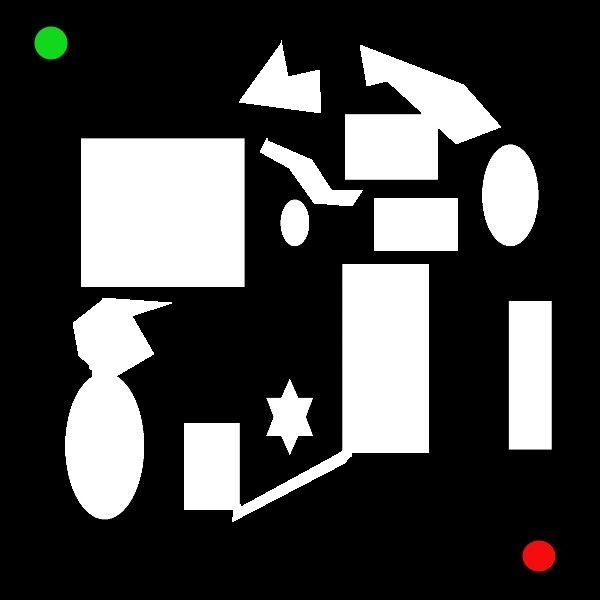
//> input picture rrt_connect_2.png, 600 x 600 px
$ ./rrt_star_connect   (built with g++ and OpenCV 4)
//> lines starting //> are read from the running program, lines starting //| are printed output that depends on the picture; after the words box and inside, x2 and y2 are one past the last pixel; in counts of white or black regions, pixels touching at a corner belong together
#include "opencv2/core/core.hpp"
#include "opencv2/imgproc/imgproc.hpp"
#include "opencv2/highgui/highgui.hpp"
#include <bits/stdc++.h>

using namespace cv;
using namespace std;

int connected=0;
int state=1;
int sub_state=0;
float step_size=5.0;
float circle_radius_1=20.0;
float circle_radius_2=5.0;

struct point{
  int x,y;
};

point path_points_start[500];
int pathcount_start=0;
point path_points_end[500];
int pathcount_end=0;

struct node{
  point loc;
  node* parent;
  float cost;
};

node start_nodes[10000];
int nodecount_start=0;
node end_nodes[10000];
int nodecount_end=0;

float dist(point p1, point p2){
  int x1=p1.x, y1=p1.y, x2=p2.x, y2=p2.y;

  float distance=sqrt(pow(x1-x2,2)+pow(y1-y2,2));
  return distance;
}

int nearest_node(node rand){
  float min=999.0;
  int index;

  if(state==1){
    for(int i=0; i<nodecount_start; i++){
      if(dist(rand.loc, start_nodes[i].loc)<min){
        min=dist(rand.loc, start_nodes[i].loc);
        index=i;
      }
    }
  }
  else{
    for(int i=0; i<nodecount_end; i++){
      if(dist(rand.loc, end_nodes[i].loc)<min){
        min=dist(rand.loc, end_nodes[i].loc);
        index=i;
      }
    }
  }
  return index;
}

point step_func(point near, point rand, float size_step){
  int dx=rand.x-near.x, dy=rand.y-near.y;
  float d=sqrt((dx*dx)+(dy*dy));

  point step;

  step.x=(int)(near.x+((size_step)*((float)(dx/d))));
  step.y=(int)(near.y+((size_step)*((float)(dy/d))));

  return step;
}

bool isValid(Mat obst, point near, point step){
  if(obst.at<uchar>(step.y,step.x)==255){
    return false;
  }

  int x1=near.x,x2=step.x;
  if(near.x>step.x){
    x1=step.x;
    x2=near.x;
  }
  if(x1!=x2){
    float m=(float)(step.y-near.y)/(step.x-near.x);
    float c=(float)(near.y)-(near.x*m);
    int j;
    for(int i=x1; i<=x2; i++){
      j=(int)((m*i)+c);
      if(obst.at<uchar>(j,i)==255){
        return false;
      }
    }
  }

  int y1=near.y,y2=step.y;
  if(near.y>step.y){
    y1=step.y;
    y2=near.y;
  }
  if(y1!=y2){
    float m=(float)(step.x-near.x)/(step.y-near.y);
    float c=(float)(near.x)-(near.y*m);
    int j;
    for(int i=y1; i<=y2; i++){
      j=(int)((m*i)+c);
      if(obst.at<uchar>(i,j)==255){
        return false;
      }
    }
  }

  return true;
}

void minimal_cost(Mat obst,node* step){
  float new_cost;
  float min_cost=step->cost;
  int index;
  if(state==1){
    for(int i=0; i<nodecount_start; i++){
      if(dist(start_nodes[i].loc,step->loc)<circle_radius_1&&isValid(obst,start_nodes[i].loc,step->loc)){
        new_cost=dist(start_nodes[i].loc,step->loc)+start_nodes[i].cost;
        if(new_cost<min_cost){
          min_cost=new_cost;
          index=i;
        }
      }
    }
    if(min_cost<step->cost){
      step->parent=&start_nodes[index];
      step->cost=min_cost;
    }
  }
  else{
    for(int i=0; i<nodecount_end; i++){
      if(dist(end_nodes[i].loc,step->loc)<circle_radius_1&&isValid(obst,end_nodes[i].loc,step->loc)){
        new_cost=dist(end_nodes[i].loc,step->loc)+end_nodes[i].cost;
        if(new_cost<min_cost){
          min_cost=new_cost;
          index=i;
        }
      }
    }
    if(min_cost<step->cost){
      step->parent=&end_nodes[index];
      step->cost=min_cost;
    }
  }
}

void rewiring(Mat &image, Mat obst,node* step){
  float new_cost;
  if(state==1){
    for(int i=0; i<nodecount_start; i++){
      if(dist(start_nodes[i].loc,step->loc)<circle_radius_2){
        new_cost=dist(start_nodes[i].loc,step->loc)+(step->cost);
        if(new_cost<start_nodes[i].cost&&isValid(obst,start_nodes[i].loc,step->loc)){
          start_nodes[i].cost=new_cost;
          start_nodes[i].parent=step;
          line(image,Point(start_nodes[i].loc.x,start_nodes[i].loc.y),Point((start_nodes[i].parent->loc).x,(start_nodes[i].parent->loc).y),Scalar(0,255,0),2,8);
        }
      }
    }
  }
  else{
    for(int i=0; i<nodecount_end; i++){
      if(dist(end_nodes[i].loc,step->loc)<circle_radius_2){
        new_cost=dist(end_nodes[i].loc,step->loc)+(step->cost);
        if(new_cost<end_nodes[i].cost&&isValid(obst,end_nodes[i].loc,step->loc)){
          end_nodes[i].cost=new_cost;
          end_nodes[i].parent=step;
          line(image,Point(end_nodes[i].loc.x,end_nodes[i].loc.y),Point((end_nodes[i].parent->loc).x,(end_nodes[i].parent->loc).y),Scalar(0,255,0),2,8);
        }
      }
    }
  }
}

void path(Mat &image, int index_1, int index_2){
  node n1,n2;
  n2=start_nodes[index_1-1];
  n1=*(n2.parent);
  while(n1.parent!=NULL){
    line(image, Point(n1.loc.x,n1.loc.y), Point(n2.loc.x,n2.loc.y), Scalar(255,0,0),2,8);
    n2=n1;
    n1=*(n2.parent);
  }
  n2=end_nodes[index_2-1];
  n1=*(n2.parent);
  while(n1.parent!=NULL){
    line(image, Point(n1.loc.x,n1.loc.y), Point(n2.loc.x,n2.loc.y), Scalar(255,0,0),2,8);
    n2=n1;
    n1=*(n2.parent);
  }
}

void path_points(int index_1, int index_2){

  pathcount_start=0;
  pathcount_end=0;
  node n1,n2;
  float d=20.0;

  n2=start_nodes[index_1-1];
  n1=*(n2.parent);
  path_points_start[pathcount_start++]=n2.loc;
  while(n1.parent!=NULL){
    if(dist(n1.loc,path_points_start[pathcount_start-1])<d){
      n1=*(n1.parent);
    }
    else{
      n2=n1;
      n1=*(n2.parent);
      path_points_start[pathcount_start++]=n2.loc;
    }
  }

  n2=end_nodes[index_2-1];
  n1=*(n2.parent);
  path_points_end[pathcount_end++]=n2.loc;
  while(n1.parent!=NULL){
    if(dist(n1.loc,path_points_end[pathcount_end-1])<d){
      n1=*(n1.parent);
    }
    else{
      n2=n1;
      n1=*(n2.parent);
      path_points_end[pathcount_end++]=n2.loc;
    }
  }


}

void rrt_connect(point p_start, point p_end, Mat &img, Mat obst){

  connected=0;
  state=1;
  sub_state=0;
  nodecount_start=0;
  nodecount_end=0;

  node start_node,end_node,rand_node;
  int index;

  node temp;
  node* step_node=&temp;

  node sub_temp;
  node* sub_step_node=&sub_temp;

  srand(time(NULL));

  start_node.loc.x=p_start.x;
  start_node.loc.y=p_start.y;
  start_node.parent=NULL;
  start_node.cost=0;
  end_node.loc.x=p_end.x;
  end_node.loc.y=p_end.y;
  end_node.parent=NULL;
  end_node.cost=0;

  start_nodes[nodecount_start]=start_node;
  nodecount_start++;
  end_nodes[nodecount_end]=end_node;
  nodecount_end++;

  while(connected!=1){

    sub_state=0;

    if(state==1){

      rand_node.loc.x=rand()%obst.cols;
      rand_node.loc.y=rand()%obst.rows;

      index=nearest_node(rand_node);

      if(dist(start_nodes[index].loc,rand_node.loc)<step_size){
        continue;
      }
      else{
        (step_node->loc)=step_func(start_nodes[index].loc,rand_node.loc,step_size);
      }

      if(isValid(obst,start_nodes[index].loc,step_node->loc)==false){
        continue;
      }
      else{
        step_node->parent=&start_nodes[index];
        step_node->cost=start_nodes[index].cost+step_size;
        minimal_cost(obst,step_node);
        //rewiring(img,obst,step_node);
        start_nodes[nodecount_start]=*step_node;
        nodecount_start++;
      }

      line(img,Point((step_node->loc).x,(step_node->loc).y),Point((step_node->parent->loc).x,(step_node->parent->loc).y),Scalar(0,255,255),1,8);
      imshow("IMAGE",img);
      waitKey(50);

      state=2;

      while(sub_state!=1){

        index=nearest_node(*step_node);

        if(dist(end_nodes[index].loc,step_node->loc)<20.0&&isValid(obst,step_node->loc,end_nodes[index].loc)){
            line(img, Point((step_node->loc).x,(step_node->loc).y), Point(end_nodes[index].loc.x,end_nodes[index].loc.y), Scalar(255,0,0),2,8);
            connected=1;
            sub_state=1;
            std::cout << "DONE" << '\n';
            path(img, nodecount_start, index+1);
            path_points(nodecount_start, index+1);
            continue;
        }
        else{
          (sub_step_node->loc)=step_func(end_nodes[index].loc,step_node->loc,step_size);
        }

        if(isValid(obst,end_nodes[index].loc,sub_step_node->loc)==false){
          sub_state=1;
          continue;
        }
        else{
          sub_step_node->parent=&end_nodes[index];
          sub_step_node->cost=end_nodes[index].cost+step_size;
          minimal_cost(obst,sub_step_node);
          //rewiring(img,obst,sub_step_node);
          end_nodes[nodecount_end]=*sub_step_node;
          nodecount_end++;
        }

        line(img,Point((sub_step_node->loc).x,(sub_step_node->loc).y),Point((sub_step_node->parent->loc).x,(sub_step_node->parent->loc).y),Scalar(0,255,255),1,8);
        imshow("IMAGE",img);
        waitKey(50);
      }

    }

    if(state==2){

      rand_node.loc.x=rand()%obst.cols;
      rand_node.loc.y=rand()%obst.rows;

      index=nearest_node(rand_node);

      if(dist(end_nodes[index].loc,rand_node.loc)<step_size){
        continue;
      }
      else{
        (step_node->loc)=step_func(end_nodes[index].loc,rand_node.loc,step_size);
      }

      if(isValid(obst,end_nodes[index].loc,step_node->loc)==false){
        continue;
      }
      else{
        step_node->parent=&end_nodes[index];
        step_node->cost=end_nodes[index].cost+step_size;
        minimal_cost(obst,step_node);
        //rewiring(img,obst,step_node);
        end_nodes[nodecount_end]=*step_node;
        nodecount_end++;
      }

      line(img,Point((step_node->loc).x,(step_node->loc).y),Point((step_node->parent->loc).x,(step_node->parent->loc).y),Scalar(0,255,255),1,8);
      imshow("IMAGE",img);
      waitKey(50);

      state=1;

      while(sub_state!=1){

        index=nearest_node(*step_node);

        if(dist(start_nodes[index].loc,step_node->loc)<10.0&&isValid(obst,step_node->loc,start_nodes[index].loc)){
            line(img, Point((step_node->loc).x,(step_node->loc).y), Point(start_nodes[index].loc.x,start_nodes[index].loc.y), Scalar(255,0,0),2,8);
            connected=1;
            sub_state=1;
            std::cout << "DONE" << '\n';
            path(img, index+1, nodecount_end);
            path_points(index+1, nodecount_end);
            continue;
        }
        else{
          (sub_step_node->loc)=step_func(start_nodes[index].loc,step_node->loc,step_size);
        }

        if(isValid(obst,start_nodes[index].loc,sub_step_node->loc)==false){
          sub_state=1;
          continue;
        }
        else{
          sub_step_node->parent=&start_nodes[index];
          sub_step_node->cost=start_nodes[index].cost+step_size;
          minimal_cost(obst,sub_step_node);
          //rewiring(img,obst,sub_step_node);
          start_nodes[nodecount_start]=*sub_step_node;
          nodecount_start++;
        }

        line(img,Point((sub_step_node->loc).x,(sub_step_node->loc).y),Point((sub_step_node->parent->loc).x,(sub_step_node->parent->loc).y),Scalar(0,255,255),1,8);
        imshow("IMAGE",img);
        waitKey(50);
      }

    }

  }

  imshow("IMAGE",img);
  waitKey(0);

}

int main(int argc, char const *argv[]) {

    /*-----------------------------------IP---------------------------------*/

    namedWindow("IMAGE",WINDOW_AUTOSIZE);
    Mat img=imread("rrt_connect_2.png",1);
//> img is the input picture: 600 rows x 600 cols, CV_8UC3; mean B, G, R 67.9, 68.3, 68.3
    Mat obst=imread("rrt_connect_2.png",0);
//> obst: 600 rows x 600 cols, CV_8UC1; min 0, max 255, mean 68.5

    Mat start(img.rows,img.cols,CV_8UC3,Scalar(0,0,0));
    Mat end(img.rows,img.cols,CV_8UC3,Scalar(0,0,0));

    for(int i=0;i<img.rows;i++){
      for(int j=0;j<img.cols;j++){
        if(img.at<Vec3b>(i,j)[1]>100&&img.at<Vec3b>(i,j)[2]<100){
          start.at<Vec3b>(i,j)[1]=img.at<Vec3b>(i,j)[1];
        }
        if(img.at<Vec3b>(i,j)[2]>100&&img.at<Vec3b>(i,j)[1]<100){
          end.at<Vec3b>(i,j)[2]=img.at<Vec3b>(i,j)[2];
        }
      }
    }
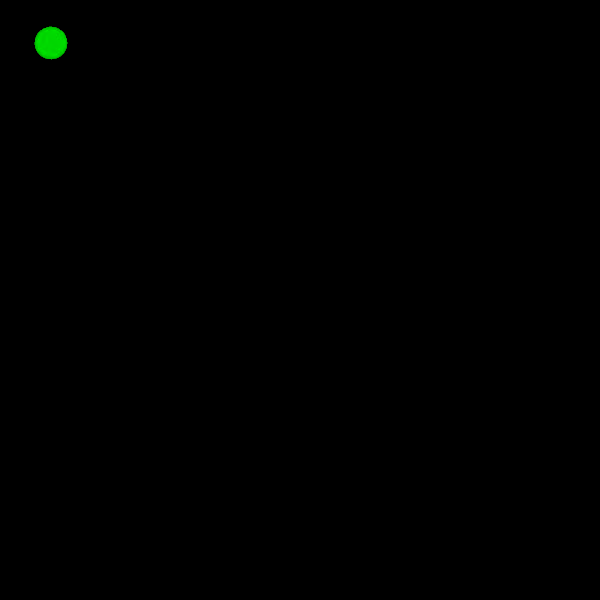
//> start: 600 rows x 600 cols, CV_8UC3; mean B, G, R 0, 0.5, 0

    Mat gray_start;
    cvtColor(start,gray_start,COLOR_BGR2GRAY);
    Mat gray_end;
    cvtColor(end,gray_end,COLOR_BGR2GRAY);

    medianBlur(gray_start,gray_start,5);
//> gray_start: 600 rows x 600 cols, CV_8UC1; min 0, max 130, mean 0.3
    medianBlur(gray_end,gray_end,5);
//> gray_end: 600 rows x 600 cols, CV_8UC1; min 0, max 75, mean 0.2

    vector<Vec3f> circle_start;
    vector<Vec3f> circle_end;

    Canny( gray_start, gray_start, 100, 100*3, 3 );
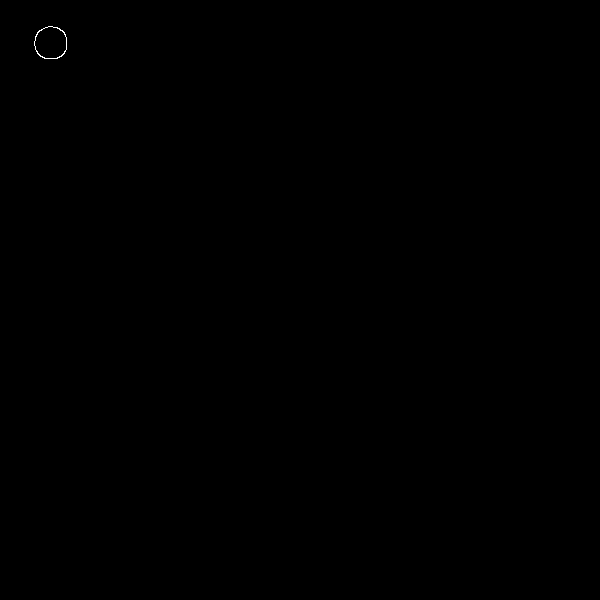
//> gray_start: 600 rows x 600 cols, CV_8UC1; 0.03% white in thin lines or dots, all inside (x1, y1, x2, y2) = (34, 26, 67, 59)
    Canny( gray_end, gray_end, 100, 100*3, 3 );
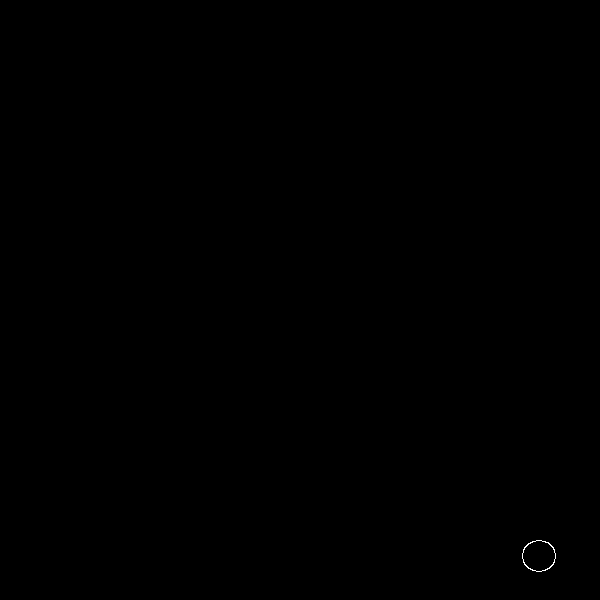
//> gray_end: 600 rows x 600 cols, CV_8UC1; 0.03% white in thin lines or dots, all inside (x1, y1, x2, y2) = (522, 540, 556, 572)

    vector<vector<Point>> contours_start,contours_end;
		vector<Vec4i> hierarchy_start,hierarchy_end;
    findContours(gray_start,contours_start,hierarchy_start,RETR_LIST,CHAIN_APPROX_SIMPLE,Point(0,0));
//> contours_start = 2 contours; box (x1, y1, x2, y2) and area: (34, 26, 67, 59) 844, (34, 26, 67, 59) 819
    findContours(gray_end,contours_end,hierarchy_end,RETR_LIST,CHAIN_APPROX_SIMPLE,Point(0,0));
//> contours_end = 2 contours; box (x1, y1, x2, y2) and area: (522, 540, 556, 572) 810, (522, 540, 556, 572) 780

    drawContours(gray_start,contours_start,-1,255,1,8,hierarchy_start,2,Point(0,0));
    drawContours(gray_end,contours_end,-1,255,1,8,hierarchy_end,2,Point(0,0));

    Moments m_start=moments(gray_start,true);
//> m_start = moments, m00 119, centre m10/m00, m01/m00 = (50.45, 42.67)
		Point p_start(m_start.m10/m_start.m00, m_start.m01/m_start.m00);
//> p_start = Point(50, 42)
		circle(img,p_start,5,Scalar(255,255,255),-1);
//> img: 600 rows x 600 cols, CV_8UC3; 81 pixels changed, all inside (x1, y1, x2, y2) = (45, 37, 56, 48)
    circle(obst,p_start,20,Scalar(0),-1);

    Moments m_end=moments(gray_end,true);
//> m_end = moments, m00 120, centre m10/m00, m01/m00 = (538.5, 555.5)
		Point p_end(m_end.m10/m_end.m00, m_end.m01/m_end.m00);
//> p_end = Point(538, 555)
		circle(img,p_end,5,Scalar(255,255,255),-1);
//> img: 600 rows x 600 cols, CV_8UC3; mean B, G, R 68, 68.4, 68.4
    circle(obst,p_end,20,Scalar(0),-1);

    for(int i=0;i<obst.rows;i++){
      for(int j=0;j<obst.cols;j++){
        if(obst.at<uchar>(i,j)>100){
          obst.at<uchar>(i,j)=255;
        }
        else{
          obst.at<uchar>(i,j)=0;
        }
      }
    }
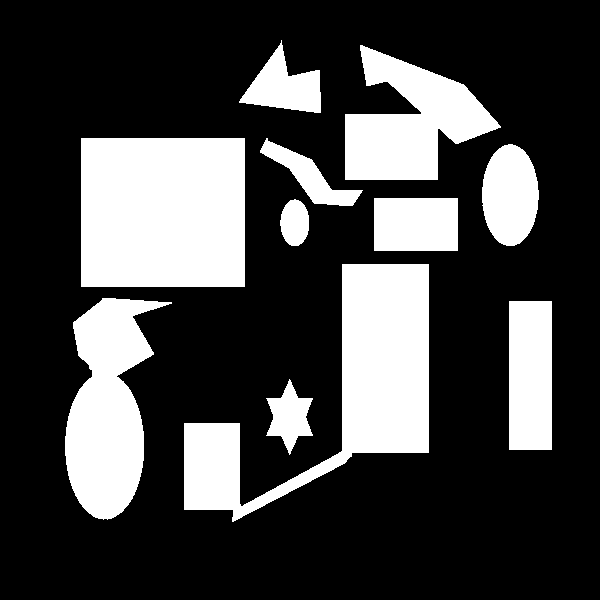
//> obst: 600 rows x 600 cols, CV_8UC1; 26.7% white; 11 white regions, largest, box (x1, y1, x2, y2) and area: (81, 138, 245, 287) 24436, (184, 264, 429, 522) 22760, (65, 298, 172, 520) 13785

    int size=3;
    Mat element = getStructuringElement(MORPH_RECT,Size( 2*size + 1, 2*size+1 ),Point(size,size));
    for(int i=0;i<3;i++)
      dilate(obst,obst,element);
//> this loop made 3 passes
//> pass 1, `dilate(obst,obst,element);`:
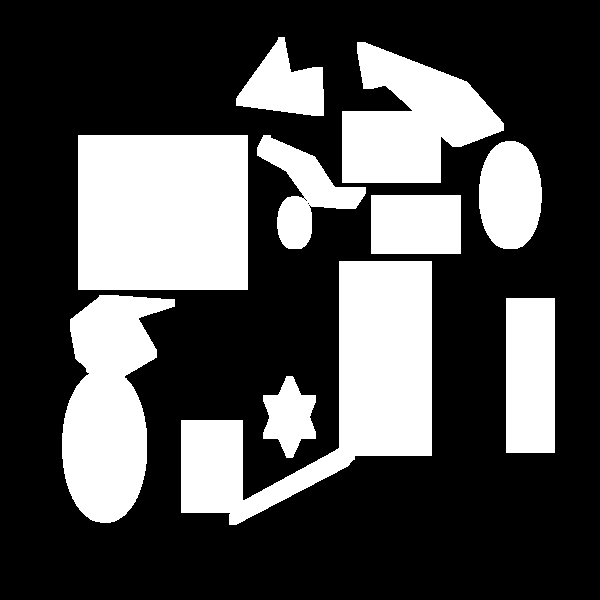
//> obst: 600 rows x 600 cols, CV_8UC1; 31.2% white; 10 white regions, largest, box (x1, y1, x2, y2) and area: (78, 135, 248, 290) 26350, (181, 261, 432, 525) 26311, (62, 295, 175, 523) 16180
//> pass 3, `dilate(obst,obst,element);`:
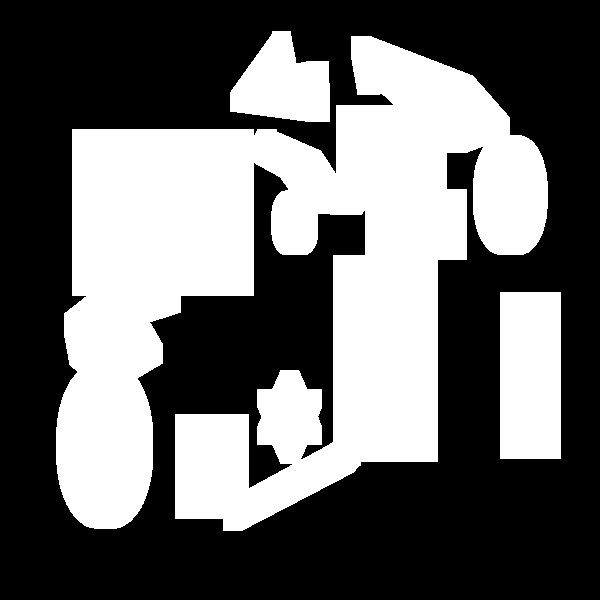
//> obst: 600 rows x 600 cols, CV_8UC1; 40.4% white; 3 white regions, box (x1, y1, x2, y2) and area: (56, 36, 548, 531) 129161, (500, 292, 561, 459) 10187, (230, 31, 330, 122) 6210

    /*----------------------------------RRT----------------------------------*/
    point s,e;
    s.x=p_start.x;
    s.y=p_start.y;
    e.x=p_end.x;
    e.y=p_end.y;
    cout<<s.x*11.0/600.0<<" "<<(600.0-s.y)*11.0/600.0<<" "<<e.x*11.0/600.0<<" "<<(600.0-e.y)*11.0/600.0<<"\n";
//| 0.916667 10.23 9.86333 0.825
    rrt_connect(s,e,img,obst);
//> the loop in rrt_connect, `while(connected!=1)` made 3225 passes
//> (x1 in dist, y1 in dist, x2 in dist, y2 in dist, distance in dist, dx in step_func, dy in step_func, d in step_func) on passes 7 to 8: (120, 115, 228, 5, 154.2, 108, -110, 154.2), (132, 127, 238, 126, 106, 106, -1, 106)
//> (x1 in dist, y1 in dist, x2 in dist, y2 in dist, distance in dist, dx in step_func, dy in step_func, d in step_func) on passes 1, 9, 13, 26, 29, 34: (50, 42, 270, 582, 583.1, 220, 540, 583.1), (136, 126, 561, 307, 461.9, 425, 181, 461.9), (140, 127, 426, 180, 290.9, 286, 53, 290.9), (93, 88, 114, 69, 28.32, 21, -19, 28.32), (144, 127, 295, 69, 161.8, 151, -58, 161.8), (151, 128, 259, 26, 148.6, 108, -102, 148.6)
//> after the loop in rrt_connect, `while(connected!=1)`:
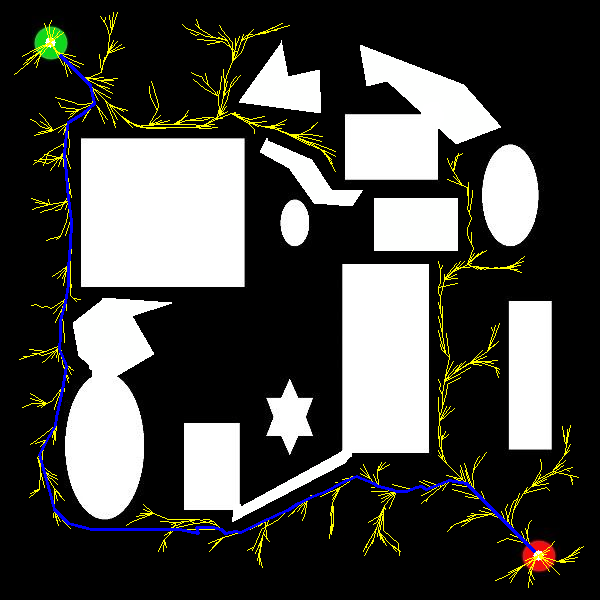
//> img: 600 rows x 600 cols, CV_8UC3; mean B, G, R 70.1, 73.6, 73.6

    return 0;

}
